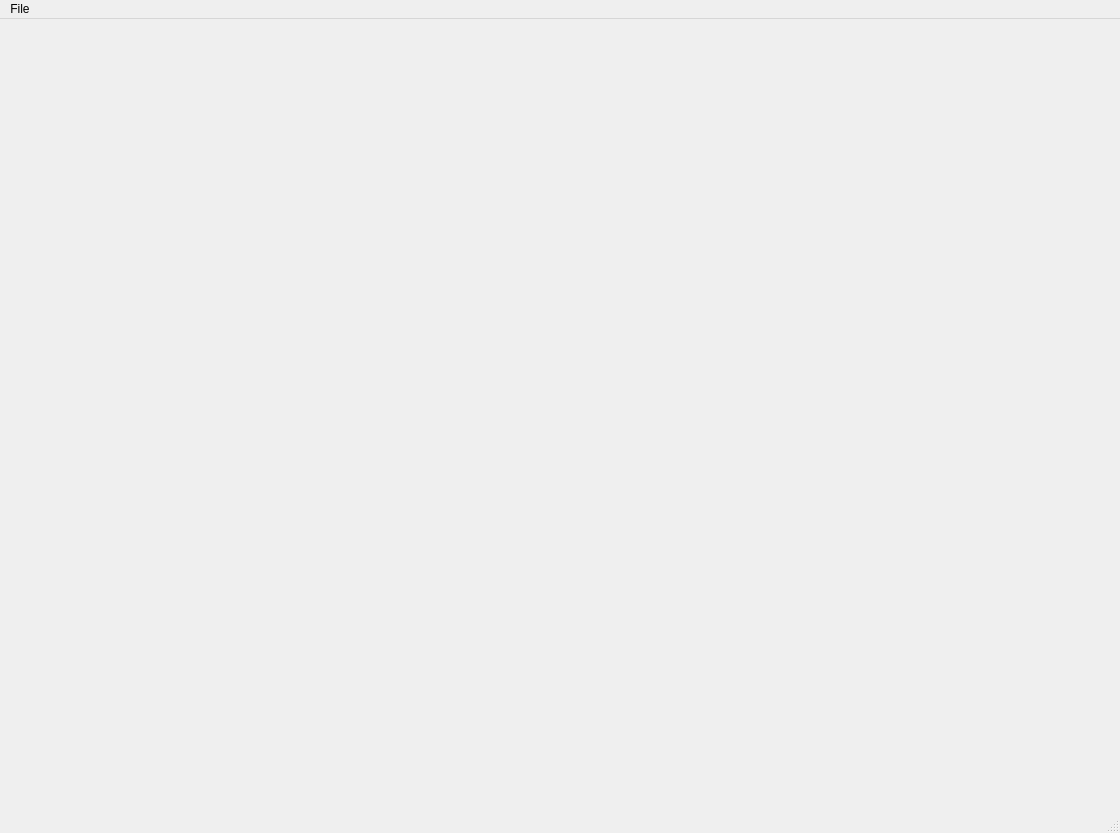
<?xml version="1.0" encoding="UTF-8"?>
<ui version="4.0">
 <class>MainWindow</class>
 <widget class="QMainWindow" name="MainWindow">
  <property name="geometry">
   <rect>
    <x>0</x>
    <y>0</y>
    <width>1120</width>
    <height>833</height>
   </rect>
  </property>
  <property name="windowTitle">
   <string>MainWindow</string>
  </property>
  <widget class="QWidget" name="centralwidget">
   <layout class="QGridLayout" name="gridLayout_2">
    <item row="0" column="0">
     <widget class="PlotWidget" name="graphWidget_2D" native="true"/>
    </item>
    <item row="0" column="1">
     <widget class="GLViewWidget" name="graphWidget_3D" native="true"/>
    </item>
    <item row="1" column="0">
     <spacer name="horizontalSpacer">
      <property name="orientation">
       <enum>Qt::Horizontal</enum>
      </property>
      <property name="sizeHint" stdset="0">
       <size>
        <width>40</width>
        <height>20</height>
       </size>
      </property>
     </spacer>
    </item>
    <item row="1" column="1">
     <spacer name="horizontalSpacer_2">
      <property name="orientation">
       <enum>Qt::Horizontal</enum>
      </property>
      <property name="sizeHint" stdset="0">
       <size>
        <width>40</width>
        <height>20</height>
       </size>
      </property>
     </spacer>
    </item>
   </layout>
  </widget>
  <widget class="QMenuBar" name="menubar">
   <property name="geometry">
    <rect>
     <x>0</x>
     <y>0</y>
     <width>1120</width>
     <height>26</height>
    </rect>
   </property>
   <widget class="QMenu" name="menuFile">
    <property name="title">
     <string>File</string>
    </property>
    <addaction name="actionb"/>
    <addaction name="actiona"/>
    <addaction name="actionSave"/>
    <addaction name="separator"/>
    <addaction name="actionOptions"/>
    <addaction name="separator"/>
    <addaction name="actionExit"/>
   </widget>
   <addaction name="menuFile"/>
  </widget>
  <widget class="QStatusBar" name="statusbar"/>
  <action name="actiona">
   <property name="text">
    <string>Open</string>
   </property>
  </action>
  <action name="actionb">
   <property name="text">
    <string>File</string>
   </property>
  </action>
  <action name="actionOptions">
   <property name="text">
    <string>Options</string>
   </property>
  </action>
  <action name="actionSave">
   <property name="text">
    <string>Save</string>
   </property>
  </action>
  <action name="actionExit">
   <property name="text">
    <string>Exit</string>
   </property>
  </action>
 </widget>
 <customwidgets>
  <customwidget>
   <class>PlotWidget</class>
   <extends>QWidget</extends>
   <header>pyqtgraph.h</header>
   <container>1</container>
  </customwidget>
  <customwidget>
   <class>GLViewWidget</class>
   <extends>QWidget</extends>
   <header>pyqtgraph.opengl.h</header>
   <container>1</container>
  </customwidget>
 </customwidgets>
 <resources/>
 <connections/>
</ui>
